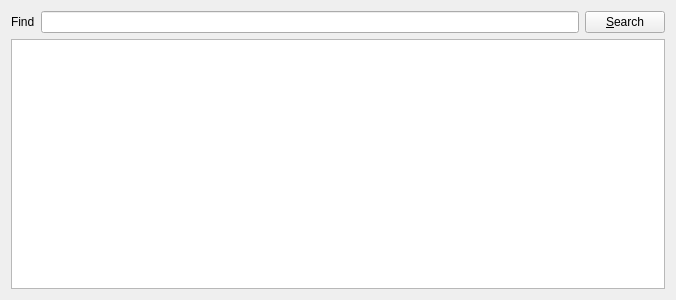
<?xml version="1.0" encoding="UTF-8"?>
<ui version="4.0">
 <class>Ruber::RIToolWidget</class>
 <widget class="QWidget" name="Ruber::RIToolWidget">
  <property name="geometry">
   <rect>
    <x>0</x>
    <y>0</y>
    <width>676</width>
    <height>300</height>
   </rect>
  </property>
  <property name="windowTitle">
   <string>Form</string>
  </property>
  <layout class="QGridLayout" name="gridLayout">
   <item row="0" column="0">
    <widget class="QLabel" name="label">
     <property name="text">
      <string>Find</string>
     </property>
     <property name="buddy">
      <cstring>search_term</cstring>
     </property>
    </widget>
   </item>
   <item row="0" column="1">
    <widget class="KLineEdit" name="search_term"/>
   </item>
   <item row="0" column="2">
    <widget class="QPushButton" name="search">
     <property name="text">
      <string>&amp;Search</string>
     </property>
    </widget>
   </item>
   <item row="1" column="0" colspan="3">
    <widget class="QTextBrowser" name="content"/>
   </item>
  </layout>
 </widget>
 <customwidgets>
  <customwidget>
   <class>KLineEdit</class>
   <extends>QLineEdit</extends>
   <header>klineedit.h</header>
  </customwidget>
 </customwidgets>
 <tabstops>
  <tabstop>search_term</tabstop>
  <tabstop>search</tabstop>
  <tabstop>content</tabstop>
 </tabstops>
 <resources/>
 <connections/>
</ui>
